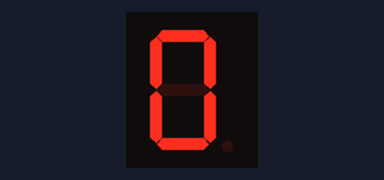
Simulated run of this sketch. Board: Arduino Uno, built with avr-gcc and run on an emulated ATmega328P. Shown: 1-digit seven-segment display. Wiring (inferred from the names in the program): 1-digit 7-segment display, segments lit when LOW: segments pin 2, pin 3, pin 4, pin 5, pin 6, pin 7, pin 8. The segment pins are drawn as the display they are named for.

Above: at 0.1 s.
At 1.1 s:
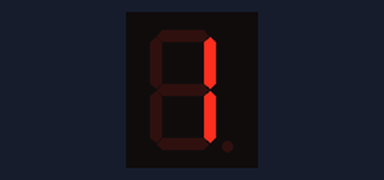

Measured:
- what the display in image 1 shows lasts 1.0 s, from 1.0 s to 2.0 s

The sketch:

7_segment_display.ino
```cpp
int A = 2;
int B = 3;
int C = 4;
int D = 5;
int E = 6;
int F = 7;
int G = 8;
void setup() {
  pinMode(A, OUTPUT);
  pinMode(B, OUTPUT);
  pinMode(C, OUTPUT);
  pinMode(D, OUTPUT);
  pinMode(E, OUTPUT);
  pinMode(F, OUTPUT);
  pinMode(G, OUTPUT);

}

void loop() {
sifir();delay(1000);
bir();delay(1000);

}

void sifir() {
  digitalWrite(A, LOW);
  digitalWrite(B, LOW);
  digitalWrite(C, LOW);
  digitalWrite(D, LOW);
  digitalWrite(E, LOW);
  digitalWrite(F, LOW);
  digitalWrite(G, HIGH);

}
void bir() {
  digitalWrite(A, HIGH);
  digitalWrite(B, LOW);
  digitalWrite(C, LOW);
  digitalWrite(D, HIGH);
  digitalWrite(E, HIGH);
  digitalWrite(F, HIGH);
  digitalWrite(G, HIGH);

}
void iki() {
  digitalWrite(A, LOW);
  digitalWrite(B, LOW);
  digitalWrite(C, HIGH);
  digitalWrite(D, LOW);
  digitalWrite(E, LOW);
  digitalWrite(F, HIGH);
  digitalWrite(G, LOW);

}

void uc() {
  digitalWrite(A, LOW);
  digitalWrite(B, LOW);
  digitalWrite(C, HIGH);
  digitalWrite(D, LOW);
  digitalWrite(E, LOW);
  digitalWrite(F, HIGH);
  digitalWrite(G, LOW);

}

void dort() {
  digitalWrite(A, HIGH);
  digitalWrite(B, LOW);
  digitalWrite(C, LOW);
  digitalWrite(D, HIGH);
  digitalWrite(E, HIGH);
  digitalWrite(F, LOW);
  digitalWrite(G, LOW);

}
void bes() {
  digitalWrite(A, LOW);
  digitalWrite(B, LOW);
  digitalWrite(C, HIGH);
  digitalWrite(D, LOW);
  digitalWrite(E, LOW);
  digitalWrite(F, HIGH);
  digitalWrite(G, LOW);

}void alti() {
  digitalWrite(A, LOW);
  digitalWrite(B, HIGH);
  digitalWrite(C, LOW);
  digitalWrite(D, LOW);
  digitalWrite(E, LOW);
  digitalWrite(F, LOW);
  digitalWrite(G, LOW);

}
void yedi() {
  digitalWrite(A, LOW);
  digitalWrite(B, LOW);
  digitalWrite(C, LOW);
  digitalWrite(D, HIGH);
  digitalWrite(E, HIGH);
  digitalWrite(F, HIGH);
  digitalWrite(G, HIGH);

}

void sekiz() {
  digitalWrite(A, LOW);
  digitalWrite(B, LOW);
  digitalWrite(C, LOW);
  digitalWrite(D, LOW);
  digitalWrite(E, LOW);
  digitalWrite(F, LOW);
  digitalWrite(G, LOW);

}
void dokuz() {
  digitalWrite(A, LOW);
  digitalWrite(B, LOW);
  digitalWrite(C, LOW);
  digitalWrite(D, LOW);
  digitalWrite(E, HIGH);
  digitalWrite(F, LOW);
  digitalWrite(G, LOW);

}
```
